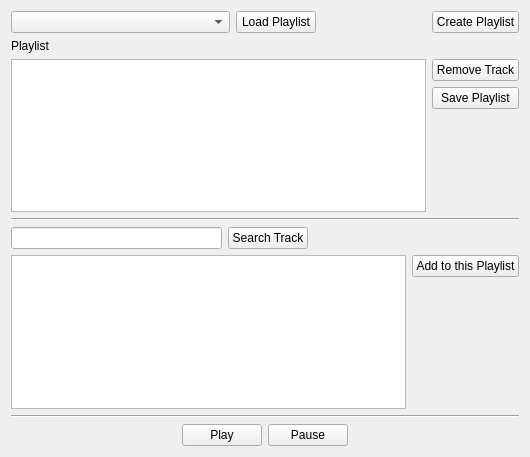
<?xml version="1.0" encoding="UTF-8"?>
<ui version="4.0">
 <class>Widget</class>
 <widget class="QWidget" name="Widget">
  <property name="geometry">
   <rect>
    <x>0</x>
    <y>0</y>
    <width>530</width>
    <height>457</height>
   </rect>
  </property>
  <property name="windowTitle">
   <string>Widget</string>
  </property>
  <layout class="QVBoxLayout" name="verticalLayout_2">
   <item>
    <layout class="QHBoxLayout" name="horizontalLayout">
     <item>
      <widget class="QComboBox" name="comboBox">
       <property name="sizePolicy">
        <sizepolicy hsizetype="Expanding" vsizetype="Fixed">
         <horstretch>0</horstretch>
         <verstretch>0</verstretch>
        </sizepolicy>
       </property>
       <property name="minimumSize">
        <size>
         <width>86</width>
         <height>0</height>
        </size>
       </property>
       <property name="maximumSize">
        <size>
         <width>16777215</width>
         <height>16777215</height>
        </size>
       </property>
      </widget>
     </item>
     <item>
      <widget class="QPushButton" name="pushButton">
       <property name="sizePolicy">
        <sizepolicy hsizetype="Fixed" vsizetype="Fixed">
         <horstretch>0</horstretch>
         <verstretch>0</verstretch>
        </sizepolicy>
       </property>
       <property name="text">
        <string>Load Playlist</string>
       </property>
      </widget>
     </item>
     <item>
      <spacer name="horizontalSpacer_5">
       <property name="orientation">
        <enum>Qt::Horizontal</enum>
       </property>
       <property name="sizeType">
        <enum>QSizePolicy::Fixed</enum>
       </property>
       <property name="sizeHint" stdset="0">
        <size>
         <width>50</width>
         <height>20</height>
        </size>
       </property>
      </spacer>
     </item>
     <item>
      <spacer name="horizontalSpacer_4">
       <property name="orientation">
        <enum>Qt::Horizontal</enum>
       </property>
       <property name="sizeType">
        <enum>QSizePolicy::Preferred</enum>
       </property>
       <property name="sizeHint" stdset="0">
        <size>
         <width>60</width>
         <height>20</height>
        </size>
       </property>
      </spacer>
     </item>
     <item>
      <widget class="QPushButton" name="btCreatePlaylist">
       <property name="text">
        <string>Create Playlist</string>
       </property>
      </widget>
     </item>
    </layout>
   </item>
   <item>
    <widget class="QLabel" name="label">
     <property name="text">
      <string>Playlist</string>
     </property>
    </widget>
   </item>
   <item>
    <layout class="QHBoxLayout" name="horizontalLayout_2">
     <item>
      <widget class="QListWidget" name="playlistListWidget"/>
     </item>
     <item>
      <layout class="QVBoxLayout" name="verticalLayout">
       <item>
        <widget class="QPushButton" name="btRemove">
         <property name="text">
          <string>Remove Track</string>
         </property>
        </widget>
       </item>
       <item>
        <widget class="QPushButton" name="btSave">
         <property name="text">
          <string>Save Playlist</string>
         </property>
        </widget>
       </item>
       <item>
        <spacer name="verticalSpacer_3">
         <property name="orientation">
          <enum>Qt::Vertical</enum>
         </property>
         <property name="sizeHint" stdset="0">
          <size>
           <width>20</width>
           <height>40</height>
          </size>
         </property>
        </spacer>
       </item>
      </layout>
     </item>
    </layout>
   </item>
   <item>
    <widget class="Line" name="line">
     <property name="orientation">
      <enum>Qt::Horizontal</enum>
     </property>
    </widget>
   </item>
   <item>
    <layout class="QHBoxLayout" name="horizontalLayout_3">
     <item>
      <widget class="QLineEdit" name="lineMusic"/>
     </item>
     <item>
      <widget class="QPushButton" name="btSearch">
       <property name="text">
        <string>Search Track</string>
       </property>
      </widget>
     </item>
     <item>
      <spacer name="horizontalSpacer_3">
       <property name="orientation">
        <enum>Qt::Horizontal</enum>
       </property>
       <property name="sizeHint" stdset="0">
        <size>
         <width>40</width>
         <height>20</height>
        </size>
       </property>
      </spacer>
     </item>
    </layout>
   </item>
   <item>
    <layout class="QHBoxLayout" name="horizontalLayout_4">
     <item>
      <widget class="QListWidget" name="searchListWidget"/>
     </item>
     <item>
      <layout class="QVBoxLayout" name="verticalLayout_3">
       <item>
        <widget class="QPushButton" name="btAdd">
         <property name="text">
          <string>Add to this Playlist</string>
         </property>
        </widget>
       </item>
       <item>
        <spacer name="verticalSpacer_2">
         <property name="orientation">
          <enum>Qt::Vertical</enum>
         </property>
         <property name="sizeHint" stdset="0">
          <size>
           <width>20</width>
           <height>40</height>
          </size>
         </property>
        </spacer>
       </item>
      </layout>
     </item>
    </layout>
   </item>
   <item>
    <widget class="Line" name="line_2">
     <property name="orientation">
      <enum>Qt::Horizontal</enum>
     </property>
    </widget>
   </item>
   <item>
    <layout class="QHBoxLayout" name="horizontalLayout_5">
     <item>
      <spacer name="horizontalSpacer">
       <property name="orientation">
        <enum>Qt::Horizontal</enum>
       </property>
       <property name="sizeHint" stdset="0">
        <size>
         <width>40</width>
         <height>20</height>
        </size>
       </property>
      </spacer>
     </item>
     <item>
      <widget class="QPushButton" name="pushButton_7">
       <property name="text">
        <string>Play</string>
       </property>
      </widget>
     </item>
     <item>
      <widget class="QPushButton" name="pushButton_8">
       <property name="text">
        <string>Pause</string>
       </property>
      </widget>
     </item>
     <item>
      <spacer name="horizontalSpacer_2">
       <property name="orientation">
        <enum>Qt::Horizontal</enum>
       </property>
       <property name="sizeHint" stdset="0">
        <size>
         <width>40</width>
         <height>20</height>
        </size>
       </property>
      </spacer>
     </item>
    </layout>
   </item>
  </layout>
 </widget>
 <resources/>
 <connections/>
</ui>
